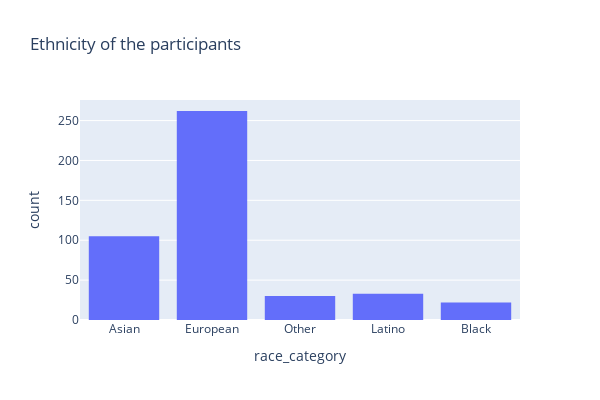

The code cell stored with this chart in its notebook:
### Code cell
fig3 = px.histogram(df_unique_id, x='race_category', title = 'Ethnicity of the participants', height=400, width=600)
fig3.show()

### Figure 1 — Plotly figure (JSON) as saved in the notebook; plotly's stock layout.template omitted (floating-point values rounded to 4 significant figures; data arrays with more than 128 entries replaced by an {"elided": "..."} marker saying what was removed)
{"data": [{"alignmentgroup": "True", "bingroup": "x", "hovertemplate": "race_category=%{x}<br>count=%{y}<extra></extra>", "legendgroup": "", "marker": {"color": "#636efa", "pattern": {"shape": ""}}, "name": "", "offsetgroup": "", "orientation": "v", "showlegend": false, "type": "histogram", "x": {"elided": "458 str values"}, "xaxis": "x", "yaxis": "y"}], "layout": {"barmode": "relative", "height": 400, "legend": {"tracegroupgap": 0}, "title": {"text": "Ethnicity of the participants"}, "width": 600, "xaxis": {"anchor": "y", "domain": [0, 1], "title": {"text": "race_category"}}, "yaxis": {"anchor": "x", "domain": [0, 1], "title": {"text": "count"}}}}
